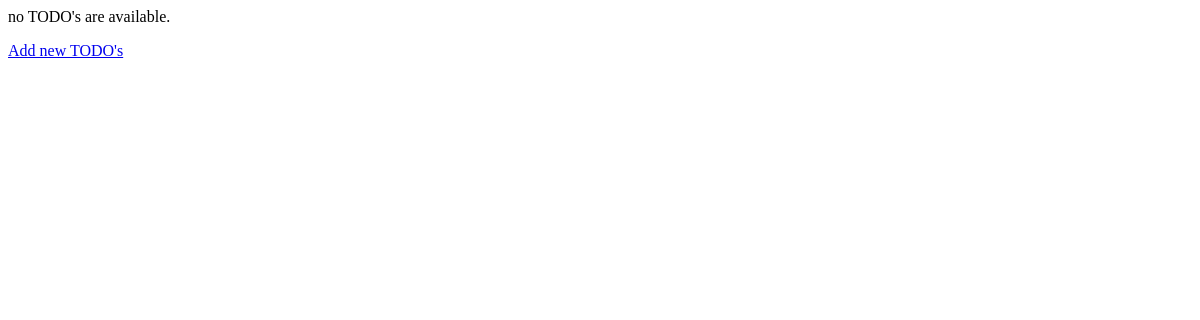
Page /TODO/ on the earlier database version.
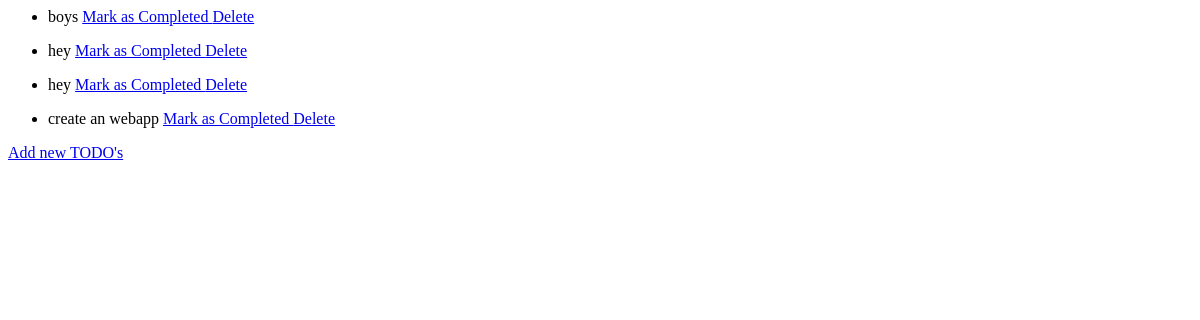
Same page on the later database version.
### TODO/models.py (models this page shows, shortened)
class TODO (models.Model):
    task = models.CharField(max_length=200)
    done = models.BooleanField(default=False)
    date = models.DateTimeField('date created')

### TODO/views.py (the view)
# urls.py: path('', views.IndexView.as_view(), name='index'),
class IndexView(generic.ListView):
    template_name = 'TODO/index.html'
    context_object_name = 'todo_list'
    def get_queryset(self):
        return TODO.objects.order_by('-date')

### TODO/templates/TODO/index.html
{% if todo_list %}
    <ul>
        {% for todo in todo_list %}
            <li>
                <p>
                    {{ todo.task }}
                    <a href="{% url 'TODO:update' todo.id %}"> {% if todo.done %} Mark as Not Completed {% else %} Mark as Completed {% endif %}  </a>
                    <a href="{% url 'TODO:delete' todo.id %}">Delete</a>
                </p>
            </li>
        {% endfor %}
    </ul>
{% else %}
<p>no TODO's are available.</p>
{% endif %}
<a href="{% url 'TODO:new'%}"> Add new TODO's</a>

Differences in the rows shown:
added TODO: task "boys", done "Mark as Completed"
added TODO: task "hey", done "Mark as Completed"
added TODO: task "hey", done "Mark as Completed"
added TODO: task "create an webapp", done "Mark as Completed"
Other differences:
text no longer shown: "no TODO's are available."
